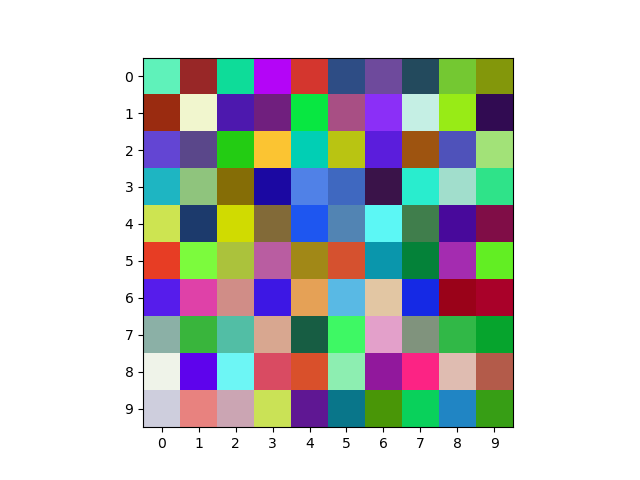
#> input picture initial_grid.png, 640 x 480 px, given in place of plot_of_initial_grid_2024-02-23_23-42-59.png, which was not available
$ python metric.py   (older library calls are emulated)
#> lines starting #> are read from the running program, lines starting #| are printed output that depends on the picture; pictures that were not available may be replaced by others from this repository, and a replacement may not be noted
import cv2
import numpy as np
import time


def metric_av_gradient_mag(image_path: str) -> float:
    """
    Create a metric to evaluate the average gradient magnitude of an image

    credit: https://pyimagesearch.com/2021/05/12/image-gradients-with-opencv-sobel-and-scharr/

    Args:
        image_path: str, path to image
    """
    image = cv2.imread(image_path)
#> image is the input picture: shape (480, 640, 3); mean B, G, R 196.2, 198, 193.9

    # Find image gradient in x and y direction
    gX = cv2.Sobel(image, cv2.CV_64F, dx=1, dy=0, ksize=3)  # img shape
    gY = cv2.Sobel(image, cv2.CV_64F, dx=0, dy=1, ksize=3)

    # Eval gradient magnitude
    gradient_magnitude = np.sqrt(gX**2 + gY**2)
    avg_gradient_magnitude = np.mean(gradient_magnitude)
#> avg_gradient_magnitude = 29.01

    return avg_gradient_magnitude


start_time = time.time()

avg_gradient_magnitude = metric_av_gradient_mag(
    "exp\\plot_of_initial_grid_2024-02-23_23-42-59.png"
)  # Worst bc rand
#> avg_gradient_magnitude = 29.01
print(f"{avg_gradient_magnitude:.3f}")
#| 29.005

elapsed_time = time.time() - start_time
print(
    f"{elapsed_time:.2f}s to eval gradient mag"
)  # 0.11s / im * 1000 im for 1000 iter = 110s / 60s = 1.83 min

avg_gradient_magnitude = metric_av_gradient_mag(
    "exp\\plot_of_trained_grid_2024-02-23_23-42-48.png"
)  # Expect bad
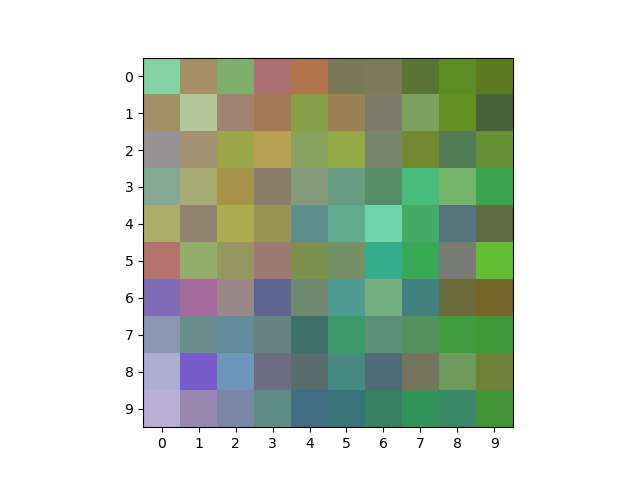
#> input picture trained_grid.png, 640 x 480 px, given in place of plot_of_trained_grid_2024-02-23_23-42-48.png, which was not available
#> in metric_av_gradient_mag, image is the input picture: shape (480, 640, 3); mean B, G, R 188.4, 203.4, 191.5
#> in metric_av_gradient_mag (call 2), `gY = cv2.Sobel(image, cv2.CV_64F, dx=0, dy=1, ksize=3)`:
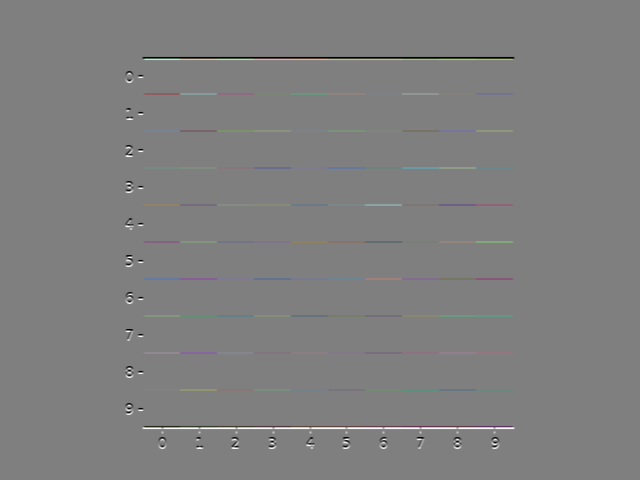
#> gY: shape (480, 640, 3) float64; mean B, G, R 0, 0, 0; drawn with min black and max white
#> in metric_av_gradient_mag (call 2), `gradient_magnitude = np.sqrt(gX**2 + gY**2)`:
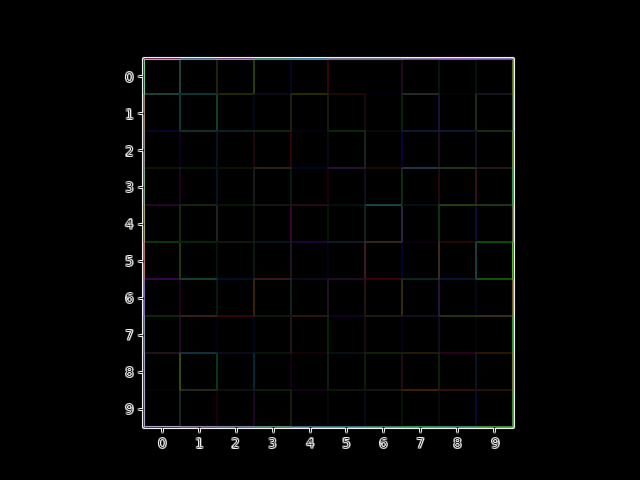
#> gradient_magnitude: shape (480, 640, 3) float64; mean B, G, R 18.1, 18.4, 18; drawn with min black and max white
#> in metric_av_gradient_mag (call 2), `avg_gradient_magnitude = np.mean(gradient_magnitude)`: avg_gradient_magnitude = 18.15
#> avg_gradient_magnitude = 18.15
print(f"{avg_gradient_magnitude:.3f}")
#| 18.153

avg_gradient_magnitude = metric_av_gradient_mag(
    "exp\\plot_of_trained_grid_2024-02-23_23-43-52.png"
)  # Expect better
print(f"{avg_gradient_magnitude:.3f}")
#| 18.153

avg_gradient_magnitude = metric_av_gradient_mag(
    "customer_spec\\benchmark.png"
)  # Expect best
#> call 4 of metric_av_gradient_mag, with image_path = 'customer_spec\\benchmark.png'
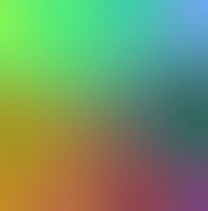
#> input picture customer_spec/benchmark.png, 208 x 211 px, found by its file name
#> in metric_av_gradient_mag, image is the input picture: shape (211, 208, 3); mean B, G, R 102.9, 149.2, 116.1
#> in metric_av_gradient_mag (call 4), `gX = cv2.Sobel(image, cv2.CV_64F, dx=1, dy=0, ksize=3)`:
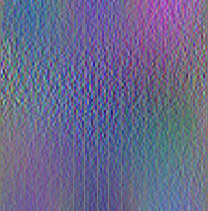
#> gX: shape (211, 208, 3) float64; mean B, G, R 3.2, -2.7, -2.7; drawn with min black and max white
#> in metric_av_gradient_mag (call 4), `gY = cv2.Sobel(image, cv2.CV_64F, dx=0, dy=1, ksize=3)`:
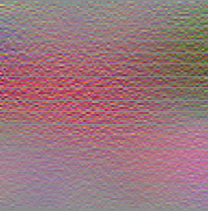
#> gY: shape (211, 208, 3) float64; mean B, G, R -3, -4.5, 2.8; drawn with min black and max white
#> in metric_av_gradient_mag (call 4), `gradient_magnitude = np.sqrt(gX**2 + gY**2)`:
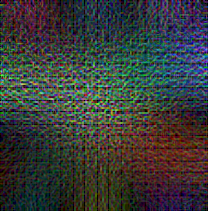
#> gradient_magnitude: shape (211, 208, 3) float64; mean B, G, R 6.5, 6.6, 6.4; drawn with min black and max white
#> in metric_av_gradient_mag (call 4), `avg_gradient_magnitude = np.mean(gradient_magnitude)`: avg_gradient_magnitude = 6.49
#> avg_gradient_magnitude = 6.49
print(f"{avg_gradient_magnitude:.3f}")
#| 6.489
